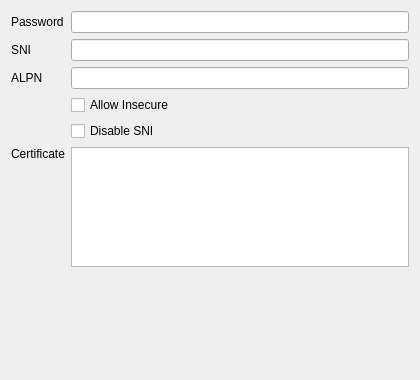
<?xml version="1.0" encoding="UTF-8"?>
<ui version="4.0">
 <class>EditAnyTLS</class>
 <widget class="QWidget" name="EditAnyTLS">
  <property name="geometry">
   <rect>
    <x>0</x>
    <y>0</y>
    <width>420</width>
    <height>380</height>
   </rect>
  </property>
  <property name="windowTitle">
   <string>Edit AnyTLS</string>
  </property>
  <layout class="QGridLayout" name="gridLayout">
   <item row="0" column="0">
    <widget class="QLabel" name="password_l">
     <property name="text">
      <string>Password</string>
     </property>
    </widget>
   </item>
   <item row="0" column="1">
    <widget class="QLineEdit" name="password">
     <property name="echoMode">
      <enum>QLineEdit::Password</enum>
     </property>
    </widget>
   </item>
   <item row="1" column="0">
    <widget class="QLabel" name="sni_l">
     <property name="text">
      <string>SNI</string>
     </property>
    </widget>
   </item>
   <item row="1" column="1">
    <widget class="QLineEdit" name="sni"/>
   </item>
   <item row="2" column="0">
    <widget class="QLabel" name="alpn_l">
     <property name="text">
      <string>ALPN</string>
     </property>
    </widget>
   </item>
   <item row="2" column="1">
    <widget class="QLineEdit" name="alpn"/>
   </item>
   <item row="3" column="1">
    <widget class="QCheckBox" name="allowInsecure">
     <property name="text">
      <string>Allow Insecure</string>
     </property>
    </widget>
   </item>
   <item row="4" column="1">
    <widget class="QCheckBox" name="disableSni">
     <property name="text">
      <string>Disable SNI</string>
     </property>
    </widget>
   </item>
   <item row="5" column="0">
    <widget class="QLabel" name="ca_text_l">
     <property name="text">
      <string>Certificate</string>
     </property>
     <property name="alignment">
      <set>Qt::AlignLeading|Qt::AlignLeft|Qt::AlignTop</set>
     </property>
    </widget>
   </item>
   <item row="5" column="1">
    <widget class="QPlainTextEdit" name="ca_text">
     <property name="maximumSize">
      <size>
       <width>16777215</width>
       <height>120</height>
      </size>
     </property>
    </widget>
   </item>
   <item row="6" column="1">
    <spacer name="verticalSpacer">
     <property name="orientation">
      <enum>Qt::Vertical</enum>
     </property>
     <property name="sizeHint" stdset="0">
      <size>
       <width>20</width>
       <height>40</height>
      </size>
     </property>
    </spacer>
   </item>
  </layout>
 </widget>
 <resources/>
 <connections/>
</ui>
